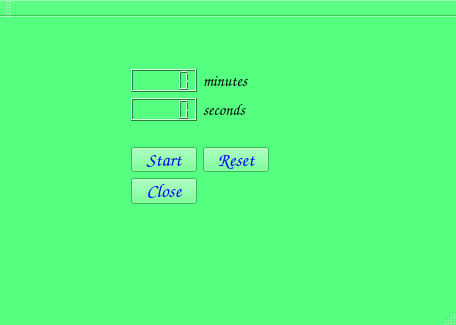
<?xml version="1.0" encoding="UTF-8"?>
<ui version="4.0">
 <class>MainWindow</class>
 <widget class="QMainWindow" name="MainWindow">
  <property name="geometry">
   <rect>
    <x>0</x>
    <y>0</y>
    <width>456</width>
    <height>325</height>
   </rect>
  </property>
  <property name="palette">
   <palette>
    <active>
     <colorrole role="WindowText">
      <brush brushstyle="SolidPattern">
       <color alpha="255">
        <red>0</red>
        <green>0</green>
        <blue>0</blue>
       </color>
      </brush>
     </colorrole>
     <colorrole role="Button">
      <brush brushstyle="SolidPattern">
       <color alpha="255">
        <red>85</red>
        <green>255</green>
        <blue>127</blue>
       </color>
      </brush>
     </colorrole>
     <colorrole role="Light">
      <brush brushstyle="SolidPattern">
       <color alpha="255">
        <red>213</red>
        <green>255</green>
        <blue>223</blue>
       </color>
      </brush>
     </colorrole>
     <colorrole role="Midlight">
      <brush brushstyle="SolidPattern">
       <color alpha="255">
        <red>149</red>
        <green>255</green>
        <blue>175</blue>
       </color>
      </brush>
     </colorrole>
     <colorrole role="Dark">
      <brush brushstyle="SolidPattern">
       <color alpha="255">
        <red>42</red>
        <green>127</green>
        <blue>63</blue>
       </color>
      </brush>
     </colorrole>
     <colorrole role="Mid">
      <brush brushstyle="SolidPattern">
       <color alpha="255">
        <red>56</red>
        <green>170</green>
        <blue>84</blue>
       </color>
      </brush>
     </colorrole>
     <colorrole role="Text">
      <brush brushstyle="SolidPattern">
       <color alpha="255">
        <red>0</red>
        <green>0</green>
        <blue>0</blue>
       </color>
      </brush>
     </colorrole>
     <colorrole role="BrightText">
      <brush brushstyle="SolidPattern">
       <color alpha="255">
        <red>255</red>
        <green>255</green>
        <blue>255</blue>
       </color>
      </brush>
     </colorrole>
     <colorrole role="ButtonText">
      <brush brushstyle="SolidPattern">
       <color alpha="255">
        <red>0</red>
        <green>0</green>
        <blue>255</blue>
       </color>
      </brush>
     </colorrole>
     <colorrole role="Base">
      <brush brushstyle="SolidPattern">
       <color alpha="255">
        <red>255</red>
        <green>255</green>
        <blue>0</blue>
       </color>
      </brush>
     </colorrole>
     <colorrole role="Window">
      <brush brushstyle="SolidPattern">
       <color alpha="255">
        <red>85</red>
        <green>255</green>
        <blue>127</blue>
       </color>
      </brush>
     </colorrole>
     <colorrole role="Shadow">
      <brush brushstyle="SolidPattern">
       <color alpha="255">
        <red>0</red>
        <green>0</green>
        <blue>0</blue>
       </color>
      </brush>
     </colorrole>
     <colorrole role="AlternateBase">
      <brush brushstyle="SolidPattern">
       <color alpha="255">
        <red>170</red>
        <green>255</green>
        <blue>191</blue>
       </color>
      </brush>
     </colorrole>
     <colorrole role="ToolTipBase">
      <brush brushstyle="SolidPattern">
       <color alpha="255">
        <red>255</red>
        <green>255</green>
        <blue>220</blue>
       </color>
      </brush>
     </colorrole>
     <colorrole role="ToolTipText">
      <brush brushstyle="SolidPattern">
       <color alpha="255">
        <red>0</red>
        <green>0</green>
        <blue>0</blue>
       </color>
      </brush>
     </colorrole>
    </active>
    <inactive>
     <colorrole role="WindowText">
      <brush brushstyle="SolidPattern">
       <color alpha="255">
        <red>0</red>
        <green>0</green>
        <blue>0</blue>
       </color>
      </brush>
     </colorrole>
     <colorrole role="Button">
      <brush brushstyle="SolidPattern">
       <color alpha="255">
        <red>85</red>
        <green>255</green>
        <blue>127</blue>
       </color>
      </brush>
     </colorrole>
     <colorrole role="Light">
      <brush brushstyle="SolidPattern">
       <color alpha="255">
        <red>213</red>
        <green>255</green>
        <blue>223</blue>
       </color>
      </brush>
     </colorrole>
     <colorrole role="Midlight">
      <brush brushstyle="SolidPattern">
       <color alpha="255">
        <red>149</red>
        <green>255</green>
        <blue>175</blue>
       </color>
      </brush>
     </colorrole>
     <colorrole role="Dark">
      <brush brushstyle="SolidPattern">
       <color alpha="255">
        <red>42</red>
        <green>127</green>
        <blue>63</blue>
       </color>
      </brush>
     </colorrole>
     <colorrole role="Mid">
      <brush brushstyle="SolidPattern">
       <color alpha="255">
        <red>56</red>
        <green>170</green>
        <blue>84</blue>
       </color>
      </brush>
     </colorrole>
     <colorrole role="Text">
      <brush brushstyle="SolidPattern">
       <color alpha="255">
        <red>0</red>
        <green>0</green>
        <blue>0</blue>
       </color>
      </brush>
     </colorrole>
     <colorrole role="BrightText">
      <brush brushstyle="SolidPattern">
       <color alpha="255">
        <red>255</red>
        <green>255</green>
        <blue>255</blue>
       </color>
      </brush>
     </colorrole>
     <colorrole role="ButtonText">
      <brush brushstyle="SolidPattern">
       <color alpha="255">
        <red>0</red>
        <green>0</green>
        <blue>255</blue>
       </color>
      </brush>
     </colorrole>
     <colorrole role="Base">
      <brush brushstyle="SolidPattern">
       <color alpha="255">
        <red>255</red>
        <green>255</green>
        <blue>0</blue>
       </color>
      </brush>
     </colorrole>
     <colorrole role="Window">
      <brush brushstyle="SolidPattern">
       <color alpha="255">
        <red>85</red>
        <green>255</green>
        <blue>127</blue>
       </color>
      </brush>
     </colorrole>
     <colorrole role="Shadow">
      <brush brushstyle="SolidPattern">
       <color alpha="255">
        <red>0</red>
        <green>0</green>
        <blue>0</blue>
       </color>
      </brush>
     </colorrole>
     <colorrole role="AlternateBase">
      <brush brushstyle="SolidPattern">
       <color alpha="255">
        <red>170</red>
        <green>255</green>
        <blue>191</blue>
       </color>
      </brush>
     </colorrole>
     <colorrole role="ToolTipBase">
      <brush brushstyle="SolidPattern">
       <color alpha="255">
        <red>255</red>
        <green>255</green>
        <blue>220</blue>
       </color>
      </brush>
     </colorrole>
     <colorrole role="ToolTipText">
      <brush brushstyle="SolidPattern">
       <color alpha="255">
        <red>0</red>
        <green>0</green>
        <blue>0</blue>
       </color>
      </brush>
     </colorrole>
    </inactive>
    <disabled>
     <colorrole role="WindowText">
      <brush brushstyle="SolidPattern">
       <color alpha="255">
        <red>42</red>
        <green>127</green>
        <blue>63</blue>
       </color>
      </brush>
     </colorrole>
     <colorrole role="Button">
      <brush brushstyle="SolidPattern">
       <color alpha="255">
        <red>85</red>
        <green>255</green>
        <blue>127</blue>
       </color>
      </brush>
     </colorrole>
     <colorrole role="Light">
      <brush brushstyle="SolidPattern">
       <color alpha="255">
        <red>213</red>
        <green>255</green>
        <blue>223</blue>
       </color>
      </brush>
     </colorrole>
     <colorrole role="Midlight">
      <brush brushstyle="SolidPattern">
       <color alpha="255">
        <red>149</red>
        <green>255</green>
        <blue>175</blue>
       </color>
      </brush>
     </colorrole>
     <colorrole role="Dark">
      <brush brushstyle="SolidPattern">
       <color alpha="255">
        <red>42</red>
        <green>127</green>
        <blue>63</blue>
       </color>
      </brush>
     </colorrole>
     <colorrole role="Mid">
      <brush brushstyle="SolidPattern">
       <color alpha="255">
        <red>56</red>
        <green>170</green>
        <blue>84</blue>
       </color>
      </brush>
     </colorrole>
     <colorrole role="Text">
      <brush brushstyle="SolidPattern">
       <color alpha="255">
        <red>42</red>
        <green>127</green>
        <blue>63</blue>
       </color>
      </brush>
     </colorrole>
     <colorrole role="BrightText">
      <brush brushstyle="SolidPattern">
       <color alpha="255">
        <red>255</red>
        <green>255</green>
        <blue>255</blue>
       </color>
      </brush>
     </colorrole>
     <colorrole role="ButtonText">
      <brush brushstyle="SolidPattern">
       <color alpha="255">
        <red>42</red>
        <green>127</green>
        <blue>63</blue>
       </color>
      </brush>
     </colorrole>
     <colorrole role="Base">
      <brush brushstyle="SolidPattern">
       <color alpha="255">
        <red>85</red>
        <green>255</green>
        <blue>127</blue>
       </color>
      </brush>
     </colorrole>
     <colorrole role="Window">
      <brush brushstyle="SolidPattern">
       <color alpha="255">
        <red>85</red>
        <green>255</green>
        <blue>127</blue>
       </color>
      </brush>
     </colorrole>
     <colorrole role="Shadow">
      <brush brushstyle="SolidPattern">
       <color alpha="255">
        <red>0</red>
        <green>0</green>
        <blue>0</blue>
       </color>
      </brush>
     </colorrole>
     <colorrole role="AlternateBase">
      <brush brushstyle="SolidPattern">
       <color alpha="255">
        <red>85</red>
        <green>255</green>
        <blue>127</blue>
       </color>
      </brush>
     </colorrole>
     <colorrole role="ToolTipBase">
      <brush brushstyle="SolidPattern">
       <color alpha="255">
        <red>255</red>
        <green>255</green>
        <blue>220</blue>
       </color>
      </brush>
     </colorrole>
     <colorrole role="ToolTipText">
      <brush brushstyle="SolidPattern">
       <color alpha="255">
        <red>0</red>
        <green>0</green>
        <blue>0</blue>
       </color>
      </brush>
     </colorrole>
    </disabled>
   </palette>
  </property>
  <property name="windowTitle">
   <string>MainWindow</string>
  </property>
  <widget class="QWidget" name="centralWidget">
   <widget class="QWidget" name="gridLayoutWidget">
    <property name="geometry">
     <rect>
      <x>120</x>
      <y>41</y>
      <width>160</width>
      <height>157</height>
     </rect>
    </property>
    <layout class="QGridLayout" name="gridLayout">
     <item row="0" column="1">
      <widget class="QLabel" name="minLabel">
       <property name="font">
        <font>
         <family>Comic Sans MS</family>
         <pointsize>12</pointsize>
        </font>
       </property>
       <property name="text">
        <string>minutes</string>
       </property>
      </widget>
     </item>
     <item row="4" column="0">
      <widget class="QPushButton" name="closeButton">
       <property name="font">
        <font>
         <family>Comic Sans MS</family>
         <pointsize>14</pointsize>
        </font>
       </property>
       <property name="text">
        <string>Close</string>
       </property>
      </widget>
     </item>
     <item row="0" column="0">
      <widget class="QLCDNumber" name="lcdNumberMin"/>
     </item>
     <item row="3" column="0">
      <widget class="QPushButton" name="startButton">
       <property name="font">
        <font>
         <family>Comic Sans MS</family>
         <pointsize>14</pointsize>
        </font>
       </property>
       <property name="text">
        <string>Start</string>
       </property>
      </widget>
     </item>
     <item row="3" column="1">
      <widget class="QPushButton" name="resetButton">
       <property name="font">
        <font>
         <family>Comic Sans MS</family>
         <pointsize>14</pointsize>
        </font>
       </property>
       <property name="text">
        <string>Reset</string>
       </property>
      </widget>
     </item>
     <item row="1" column="0">
      <widget class="QLCDNumber" name="lcdNumberSec"/>
     </item>
     <item row="1" column="1">
      <widget class="QLabel" name="secLabel">
       <property name="font">
        <font>
         <family>Comic Sans MS</family>
         <pointsize>12</pointsize>
        </font>
       </property>
       <property name="text">
        <string>seconds</string>
       </property>
      </widget>
     </item>
     <item row="2" column="0" colspan="2">
      <widget class="QLabel" name="spacer">
       <property name="text">
        <string/>
       </property>
      </widget>
     </item>
    </layout>
   </widget>
  </widget>
  <widget class="QMenuBar" name="menuBar">
   <property name="geometry">
    <rect>
     <x>0</x>
     <y>0</y>
     <width>456</width>
     <height>18</height>
    </rect>
   </property>
  </widget>
  <widget class="QToolBar" name="mainToolBar">
   <attribute name="toolBarArea">
    <enum>TopToolBarArea</enum>
   </attribute>
   <attribute name="toolBarBreak">
    <bool>true</bool>
   </attribute>
  </widget>
  <widget class="QStatusBar" name="statusBar"/>
 </widget>
 <layoutdefault spacing="6" margin="11"/>
 <resources/>
 <connections/>
</ui>
